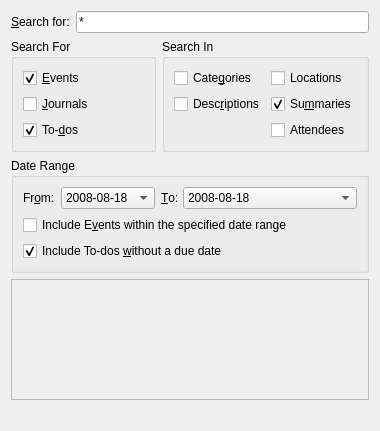
<?xml version="1.0" encoding="UTF-8"?>
<ui version="4.0">
 <author>UIExtractor</author>
 <comment>This is a comment</comment>
 <class>SearchDialog</class>
 <widget class="QWidget" name="SearchDialog">
  <property name="geometry">
   <rect>
    <x>0</x>
    <y>0</y>
    <width>380</width>
    <height>431</height>
   </rect>
  </property>
  <layout class="QGridLayout" name="gridLayout_2">
   <item row="0" column="0" colspan="2">
    <layout class="QHBoxLayout" name="horizontalLayout_4">
     <item>
      <widget class="QLabel" name="searchLabel">
       <property name="text">
        <string>&amp;Search for:</string>
       </property>
       <property name="wordWrap">
        <bool>false</bool>
       </property>
       <property name="buddy">
        <cstring>searchEdit</cstring>
       </property>
      </widget>
     </item>
     <item>
      <widget class="QLineEdit" name="searchEdit">
       <property name="toolTip">
        <string>Search pattern, use wildcards '*' and '?' as desired.</string>
       </property>
       <property name="whatsThis">
        <string>Enter your search pattern here. Wildcards '*' (matches any string) and '?' (matches any character) are supported.  For example, to match any string starting with the letter 'a', use the search pattern a*.</string>
       </property>
       <property name="text">
        <string>*</string>
       </property>
      </widget>
     </item>
    </layout>
   </item>
   <item row="1" column="0">
    <widget class="QGroupBox" name="searchTypeGroup">
     <property name="title">
      <string>Search For</string>
     </property>
     <layout class="QVBoxLayout" name="verticalLayout">
      <item>
       <widget class="QCheckBox" name="eventsCheck">
        <property name="toolTip">
         <string>Search for Events with matching criteria</string>
        </property>
        <property name="whatsThis">
         <string>Check this box if you want to search for Event items that match the search criteria.</string>
        </property>
        <property name="text">
         <string>&amp;Events</string>
        </property>
        <property name="checked">
         <bool>true</bool>
        </property>
       </widget>
      </item>
      <item>
       <widget class="QCheckBox" name="journalsCheck">
        <property name="toolTip">
         <string>Search for Journals with matching criteria</string>
        </property>
        <property name="whatsThis">
         <string>Check this box if you want to search for Journal items that match the search criteria.</string>
        </property>
        <property name="text">
         <string>&amp;Journals</string>
        </property>
       </widget>
      </item>
      <item>
       <widget class="QCheckBox" name="todosCheck">
        <property name="toolTip">
         <string>Search for To-dos with matching criteria</string>
        </property>
        <property name="whatsThis">
         <string>Check this box if you want to search To-do items that match the search criteria.</string>
        </property>
        <property name="text">
         <string>To-&amp;dos</string>
        </property>
        <property name="checked">
         <bool>true</bool>
        </property>
       </widget>
      </item>
     </layout>
    </widget>
   </item>
   <item row="1" column="1">
    <widget class="QGroupBox" name="searchGroup">
     <property name="title">
      <string>Search In</string>
     </property>
     <layout class="QGridLayout" name="gridLayout">
      <item row="0" column="0">
       <widget class="QCheckBox" name="categoryCheck">
        <property name="toolTip">
         <string>Include item categories in your search</string>
        </property>
        <property name="whatsThis">
         <string>Check this box if you want to match item categories against your search pattern.</string>
        </property>
        <property name="text">
         <string>Cate&amp;gories</string>
        </property>
       </widget>
      </item>
      <item row="0" column="1">
       <widget class="QCheckBox" name="locationCheck">
        <property name="toolTip">
         <string>Include item locations in your search</string>
        </property>
        <property name="whatsThis">
         <string>Check this box if you want to match item locations against your search pattern.</string>
        </property>
        <property name="text">
         <string>Locations</string>
        </property>
       </widget>
      </item>
      <item row="1" column="0">
       <widget class="QCheckBox" name="descriptionCheck">
        <property name="toolTip">
         <string>Include item descriptions in your search</string>
        </property>
        <property name="whatsThis">
         <string>Check this box if you want to match item descriptions against your search pattern.</string>
        </property>
        <property name="text">
         <string>Desc&amp;riptions</string>
        </property>
       </widget>
      </item>
      <item row="1" column="1">
       <widget class="QCheckBox" name="summaryCheck">
        <property name="toolTip">
         <string>Include item summaries in your search</string>
        </property>
        <property name="whatsThis">
         <string>Check this box if you want to match item summaries against your search pattern.</string>
        </property>
        <property name="text">
         <string>Su&amp;mmaries</string>
        </property>
        <property name="checked">
         <bool>true</bool>
        </property>
       </widget>
      </item>
      <item row="2" column="1">
       <widget class="QCheckBox" name="attendeeCheck">
        <property name="text">
         <string>Attendees</string>
        </property>
       </widget>
      </item>
     </layout>
    </widget>
   </item>
   <item row="2" column="0" colspan="2">
    <widget class="QGroupBox" name="dateRangeGroup">
     <property name="title">
      <string>Date Range</string>
     </property>
     <layout class="QFormLayout" name="formLayout">
      <item row="0" column="0">
       <layout class="QHBoxLayout" name="horizontalLayout_2">
        <item>
         <widget class="QLabel" name="startDateLabel">
          <property name="text">
           <string>Fr&amp;om:</string>
          </property>
          <property name="wordWrap">
           <bool>false</bool>
          </property>
          <property name="buddy">
           <cstring>startDate</cstring>
          </property>
         </widget>
        </item>
        <item>
         <widget class="KDateComboBox" name="startDate">
          <property name="sizePolicy">
           <sizepolicy hsizetype="Preferred" vsizetype="Fixed">
            <horstretch>1</horstretch>
            <verstretch>0</verstretch>
           </sizepolicy>
          </property>
          <property name="toolTip">
           <string>Include items with a starting date on or after this date</string>
          </property>
          <property name="whatsThis">
           <string>Search for items with a starting date on or after the date you specify here.</string>
          </property>
          <item>
           <property name="text">
            <string>2008-08-18</string>
           </property>
          </item>
         </widget>
        </item>
       </layout>
      </item>
      <item row="0" column="1">
       <layout class="QHBoxLayout" name="horizontalLayout_3">
        <item>
         <widget class="QLabel" name="endDateLabel">
          <property name="text">
           <string>&amp;To:</string>
          </property>
          <property name="wordWrap">
           <bool>false</bool>
          </property>
          <property name="buddy">
           <cstring>endDate</cstring>
          </property>
         </widget>
        </item>
        <item>
         <widget class="KDateComboBox" name="endDate">
          <property name="sizePolicy">
           <sizepolicy hsizetype="Preferred" vsizetype="Fixed">
            <horstretch>1</horstretch>
            <verstretch>0</verstretch>
           </sizepolicy>
          </property>
          <property name="toolTip">
           <string>Include items with ending date on or before this date</string>
          </property>
          <property name="whatsThis">
           <string>Search for items with an ending date on or before the date you specify here.</string>
          </property>
          <item>
           <property name="text">
            <string>2008-08-18</string>
           </property>
          </item>
         </widget>
        </item>
       </layout>
      </item>
      <item row="1" column="0" colspan="2">
       <widget class="QCheckBox" name="inclusiveCheck">
        <property name="toolTip">
         <string>Include Events only if their date range falls into the range specified above</string>
        </property>
        <property name="whatsThis">
         <string>Check this box if you want to include Events that occur within the date range specified.  Events that do not fall completely within the date range will be excluded from the search results.</string>
        </property>
        <property name="text">
         <string>Include E&amp;vents within the specified date range</string>
        </property>
       </widget>
      </item>
      <item row="2" column="0" colspan="2">
       <widget class="QCheckBox" name="includeUndatedTodos">
        <property name="toolTip">
         <string>Include To-dos in the search that do not have a due date</string>
        </property>
        <property name="whatsThis">
         <string>Check this box to include To-dos without a due date in the search results.</string>
        </property>
        <property name="text">
         <string>Include To-dos &amp;without a due date</string>
        </property>
        <property name="checked">
         <bool>true</bool>
        </property>
       </widget>
      </item>
     </layout>
    </widget>
   </item>
   <item row="3" column="0" colspan="2">
    <widget class="QFrame" name="listViewFrame">
     <property name="sizePolicy">
      <sizepolicy hsizetype="Preferred" vsizetype="MinimumExpanding">
       <horstretch>0</horstretch>
       <verstretch>0</verstretch>
      </sizepolicy>
     </property>
     <property name="frameShape">
      <enum>QFrame::StyledPanel</enum>
     </property>
     <property name="frameShadow">
      <enum>QFrame::Raised</enum>
     </property>
    </widget>
   </item>
   <item row="4" column="0">
    <widget class="QLabel" name="numItems">
     <property name="text">
      <string/>
     </property>
    </widget>
   </item>
  </layout>
 </widget>
 <customwidgets>
  <customwidget>
   <class>KDateComboBox</class>
   <extends>KComboBox</extends>
   <header>kdatecombobox.h</header>
  </customwidget>
  <customwidget>
   <class>KComboBox</class>
   <extends>QComboBox</extends>
   <header>kcombobox.h</header>
  </customwidget>
 </customwidgets>
 <tabstops>
  <tabstop>searchEdit</tabstop>
  <tabstop>eventsCheck</tabstop>
  <tabstop>journalsCheck</tabstop>
  <tabstop>todosCheck</tabstop>
  <tabstop>startDate</tabstop>
  <tabstop>endDate</tabstop>
  <tabstop>inclusiveCheck</tabstop>
  <tabstop>includeUndatedTodos</tabstop>
  <tabstop>categoryCheck</tabstop>
  <tabstop>locationCheck</tabstop>
  <tabstop>descriptionCheck</tabstop>
  <tabstop>summaryCheck</tabstop>
 </tabstops>
 <resources/>
 <connections/>
</ui>
